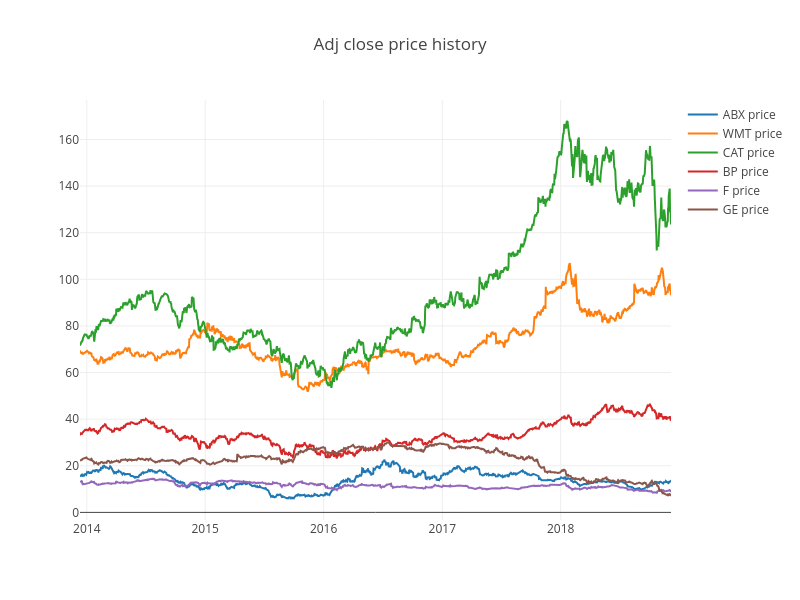

The notebook cell this image was saved under:
### Markdown cell above
#### 2.5.1  Asset Prices

### Code cell
plot_prices(adj_close, asset_names, height=600, width=800)

### Figure 1 — Plotly figure (JSON) as saved in the notebook; plotly's stock layout.template omitted (floating-point values rounded to 4 significant figures; data arrays with more than 128 entries replaced by an {"elided": "..."} marker saying what was removed)
{"data": [{"name": "ABX price", "type": "scatter", "uid": "868105fa-0218-11e9-be3d-dca904777f27", "x": {"elided": "1257 str values"}, "y": {"elided": "1257 float values"}}, {"name": "WMT price", "type": "scatter", "uid": "8681080c-0218-11e9-adc3-dca904777f27", "x": {"elided": "1257 str values"}, "y": {"elided": "1257 float values"}}, {"name": "CAT price", "type": "scatter", "uid": "868108e8-0218-11e9-9b37-dca904777f27", "x": {"elided": "1257 str values"}, "y": {"elided": "1257 float values"}}, {"name": "BP price", "type": "scatter", "uid": "8681098a-0218-11e9-9fb6-dca904777f27", "x": {"elided": "1257 str values"}, "y": {"elided": "1257 float values"}}, {"name": "F price", "type": "scatter", "uid": "86810a1e-0218-11e9-b9ad-dca904777f27", "x": {"elided": "1257 str values"}, "y": {"elided": "1257 float values"}}, {"name": "GE price", "type": "scatter", "uid": "86810aac-0218-11e9-b5da-dca904777f27", "x": {"elided": "1257 str values"}, "y": {"elided": "1257 float values"}}], "layout": {"autosize": false, "height": 600, "title": "Adj close price history", "width": 800}}
